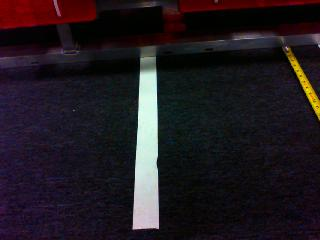
#> input picture Test_Images/image3.jpg, 320 x 240 px
$ python test_image_manipulation.py   (Python 2 division)   (older library calls are emulated)
#> lines starting #> are read from the running program, lines starting #| are printed output that depends on the picture; after the words box and inside, x2 and y2 are one past the last pixel; in counts of white or black regions, pixels touching at a corner belong together
import cv2
import numpy as np

image = cv2.imread('Test_Images/image3.jpg')
#> image is the input picture: shape (240, 320, 3); mean B, G, R 31.7, 26.3, 33.2
gray = cv2.cvtColor(image, cv2.COLOR_BGR2GRAY)
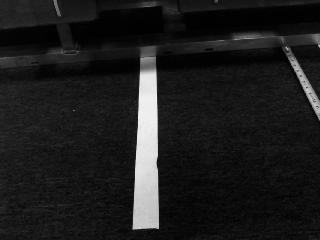
#> gray: shape (240, 320); min 0, max 249, mean 28.9

dst = cv2.fastNlMeansDenoisingColored(image, None, 6, 6, 7, 21)
dst = cv2.cvtColor(dst, cv2.COLOR_BGR2GRAY)
#> dst: shape (240, 320)

ret, threshold = cv2.threshold(dst, 110, 255, cv2.THRESH_BINARY)
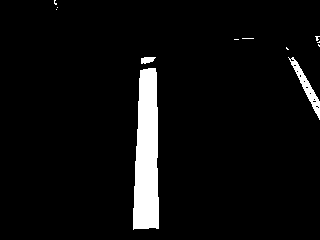
#> threshold: shape (240, 320); 5.2% white; 12 white regions (9 under 20 px), largest, box (x1, y1, x2, y2) and area: (133, 68, 159, 230) 3454, (288, 57, 320, 120) 440, (141, 57, 156, 64) 77

kernel = np.ones((5,5), np.uint8)

opening = cv2.morphologyEx(threshold, cv2.MORPH_OPEN, kernel)
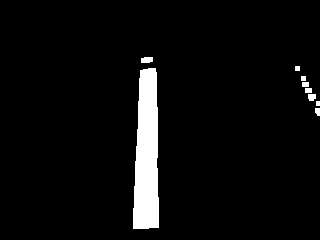
#> opening: shape (240, 320); 4.9% white; 9 white regions
height, width = opening.shape[:2]
#> height = 240; width = 320
print height
#| 240
print width
#| 320
opening = cv2.rectangle(opening, (0,0), (width, 10), (0,0,0), -1)
opening = cv2.rectangle(opening, (0, height-10), (width, height), (0,0,0), -1)


#edged = cv2.Canny(opening, 30, 200)

_, contours, hierarchy = cv2.findContours(opening, cv2.RETR_EXTERNAL, cv2.CHAIN_APPROX_SIMPLE)
#> contours = 9 contours, 3 with area under 20; largest, box (x1, y1, x2, y2) and area: (133, 68, 159, 229) 3270, (141, 57, 153, 63) 50, (308, 94, 316, 101) 37, (315, 108, 320, 116) 24, (305, 88, 312, 93) 24, (302, 82, 309, 87) 24


'''def get_contour_areas(contours):
    all_areas = []
    for cnt in contours:
        area = cv2.contourArea(cnt)
        all_areas.append(area)
    return all_areas'''

sorted_contours = sorted(contours, key=cv2.contourArea, reverse=True)
#> sorted_contours has the same summary as contours
#print get_contour_areas(sorted_contours)
for c in sorted_contours:
    if cv2.contourArea(c) > 1500.0:
        #cv2.drawContours(image, [c], -1, (0,255,0), 3)
        rows, cols = image.shape[:2]
        [vx,vy,x,y] = cv2.fitLine(c, cv2.DIST_L2,0,0.01,0.01)
        lefty = int((-x*vy/vx) + y)
        righty = int(((cols-x)*vy/vx)+y)
        cv2.line(image,(cols-1,righty),(0,lefty),(0,0,255),2)
        cv2.imshow("Largest Contour", image)
#> this loop made 9 passes
#> (rows, cols, vx, vy, x, y, lefty, righty) on pass 1: (240, 320, [0.0103], [-1], [145.3], [139.2], 14278, -16868)
#> c on passes 5 to 9: [[305, 88], [305, 92], [311, 92], [311, 88]], [[302, 82], [302, 86], [308, 86], [308, 82]], [[301, 76], [301, 80], [305, 80], [305, 76]], [[295, 66], [295, 70], [299, 70], [299, 66]], [[316, 101], [316, 105], [319, 105], [319, 101]]
#> pass 1, `cv2.imshow("Largest Contour", image)`:
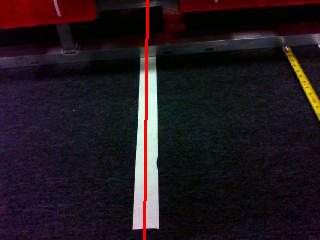
#> window 'Largest Contour': shape (240, 320, 3); mean B, G, R 30.2, 24.7, 34.1


#cv2.imshow("Opening", opening)
#cv2.imshow("Contours", image)
cv2.waitKey(0)
cv2.destroyAllWindows()

$ run again, with Test_Images/image10.jpg copied over Test_Images/image3.jpg
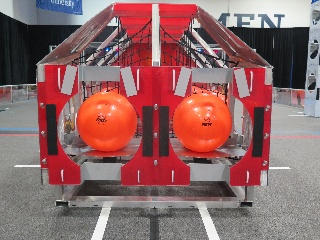
#> input picture Test_Images/image10.jpg, 320 x 240 px
#> image is the input picture: shape (240, 320, 3); mean B, G, R 102.5, 102.2, 142.9
#> `ret, threshold = cv2.threshold(dst, 110, 255, cv2.THRESH_BINARY)`:
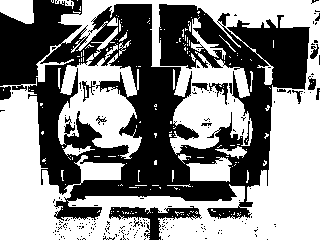
#> threshold: shape (240, 320); 53.7% white; 210 black regions (193 under 20 px), largest, box (x1, y1, x2, y2) and area: (0, 0, 310, 221) 33214, (109, 206, 202, 240) 1038, (209, 83, 228, 105) 144
#| 240
#| 320
#> contours = 31 contours, 4 with area under 20; largest, box (x1, y1, x2, y2) and area: (76, 87, 320, 230) 10264, (0, 89, 59, 230) 5974, (58, 89, 141, 153) 2726, (170, 88, 248, 153) 2626, (204, 11, 320, 43) 1362
#> sorted_contours has the same summary as contours
#> the loop `for c in sorted_contours:` made 31 passes
#> (vx, vy, x, y, lefty, righty) on passes 1 to 4: ([0.889], [-0.457], [203.7], [188.8], 293, 129), ([0.299], [0.954], [35.04], [152.8], 40, 1062), ([0.925], [0.381], [98.95], [118.2], 77, 209), ([0.867], [-0.498], [206.9], [120], 238, 55)
#> after the loop `for c in sorted_contours:`:
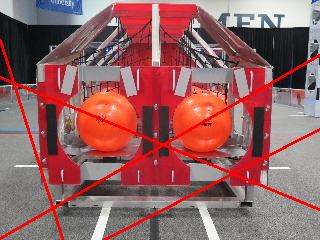
#> image: shape (240, 320, 3); 4.16% of pixels changed, all inside (x1, y1, x2, y2) = (0, 39, 320, 240)
